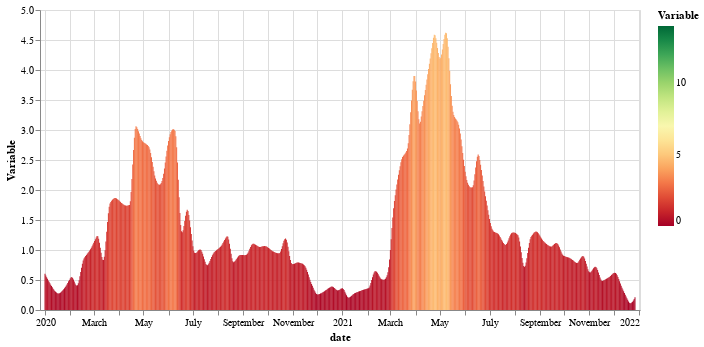

Notebook cell for this chart:
### Code cell
variable_meteo = 'GPP_MODIS'

# print time series
import altair as alt

data_meteo        = df_gpp_MODIS.reset_index()
data_meteo_one    = data_meteo[['date',variable_meteo]].copy()
data_meteo_one    = data_meteo_one.rename(columns={
    variable_meteo: 'Variable',
})
data_co_fluxes.head(10)

alt.Chart(data_meteo_one).mark_bar(size=1).encode(
    x='date:T',
    y='Variable:Q',
    color=alt.Color(
        'Variable:Q', scale=alt.Scale(scheme='redyellowgreen', domain=(0, 14))),
    tooltip=[
        alt.Tooltip('date:T', title='Date'),
        alt.Tooltip('Variable:Q', title='Variable')
    ]).properties(width=600, height=300)

### Figure 1 — Vega-Lite specification as saved in the notebook (floating-point values rounded to 4 significant figures; data arrays with more than 128 entries replaced by an {"elided": "..."} marker saying what was removed)
{"config": {"view": {"continuousWidth": 400, "continuousHeight": 300}}, "data": {"name": "data-d211d4dca3f8faa12fcbae7abd597948"}, "mark": {"type": "bar", "size": 1}, "encoding": {"color": {"type": "quantitative", "field": "Variable", "scale": {"domain": [0, 14], "scheme": "redyellowgreen"}}, "tooltip": [{"type": "temporal", "field": "date", "title": "Date"}, {"type": "quantitative", "field": "Variable", "title": "Variable"}], "x": {"type": "temporal", "field": "date"}, "y": {"type": "quantitative", "field": "Variable"}}, "height": 300, "width": 600, "$schema": "https://vega.github.io/schema/vega-lite/v4.8.1.json", "datasets": {"data-d211d4dca3f8faa12fcbae7abd597948": {"elided": "731 records"}}}
